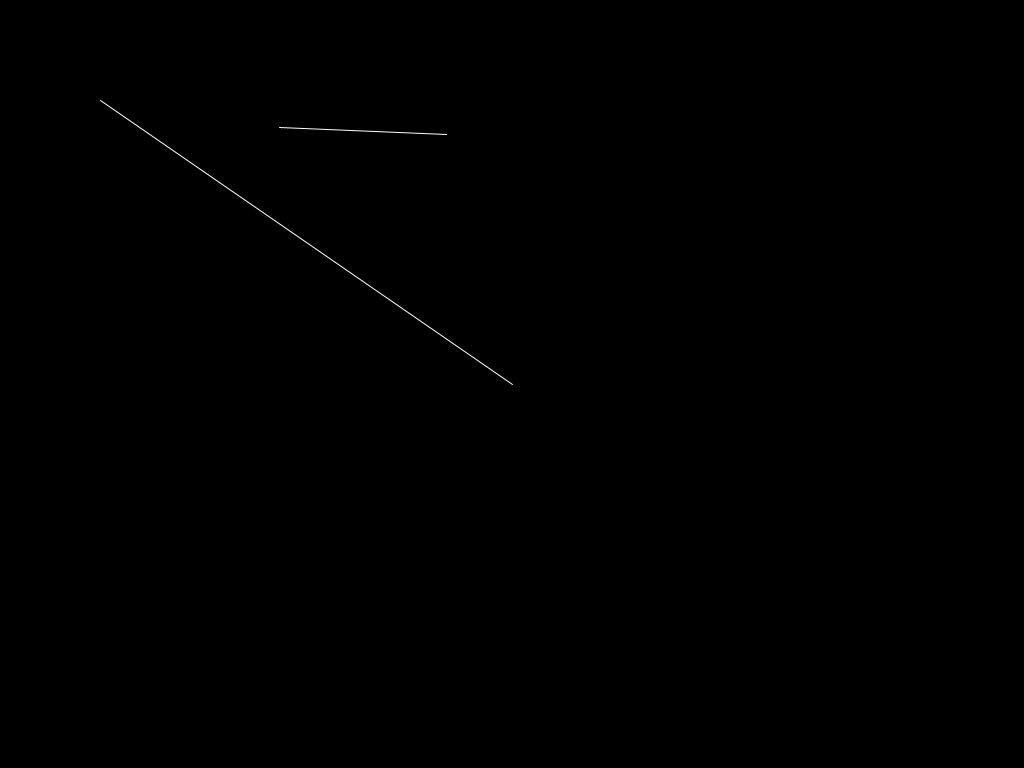
Frame 1 (no input)
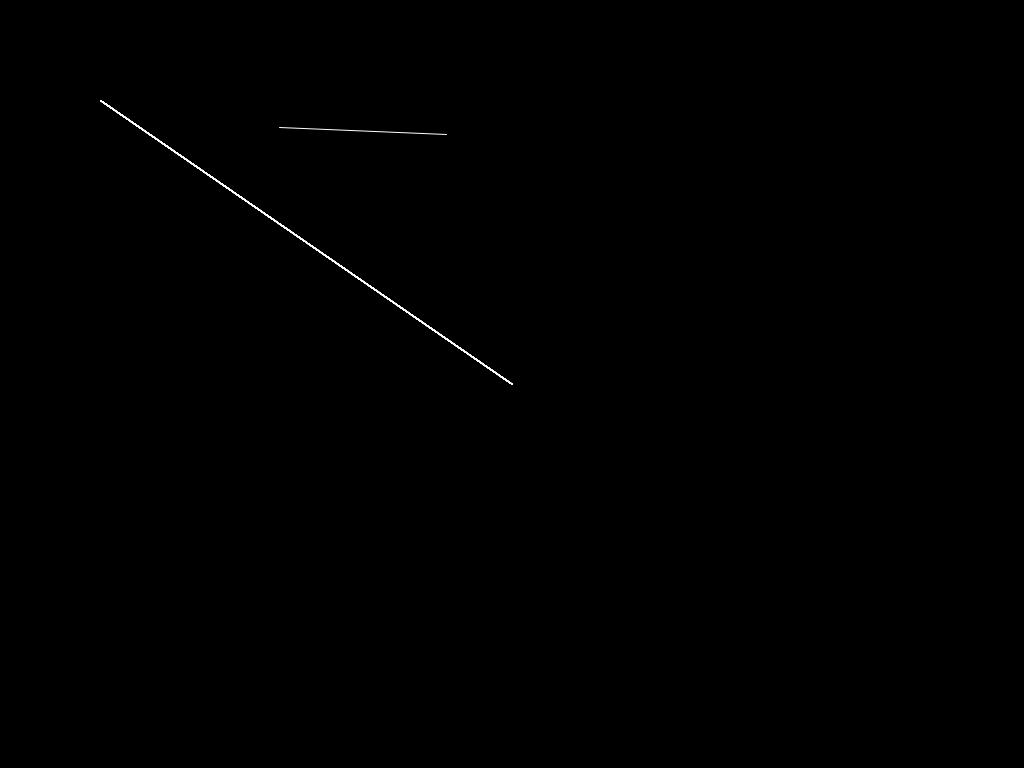
Frame 60 (the mouse pressed at the canvas centre just before this capture)
Frame 120 (the mouse held since frame 60 and released just before this capture): identical to frame 60, image omitted

The Processing sketch that drew these frames (run headless with seeded random() and noise(); from frame 60 on, the mouse is pressed at the canvas centre):

// Processing sketch: group_5
// ── group_5.pde
int mode = 0;  //  0: standby, 1: start game, 2: end.

int x = 100, y=100;
// int x1=,y1=;
int x0=279, y0=127;
int x1=446, y1=134;
int x2=387, y2=347;
void setup() {
  size(1024, 768);
  background(0);
  draw_up();
}

void draw() {
  //background(0);

  stroke(255);
  line(width/2, height/2, x, y);
}
int index = 0;

void mousePressed() {
  text(mouseX+","+mouseY, width/2, height/2);
  x=mouseX;
  y=mouseY;
  point(mouseX, mouseY);
  println("int x"+index+"="+mouseX+",y"+index+"="+mouseY+";");
  index++;
}
void mouseMoved() {
  //point(mouseX, mouseY);
}

void draw_up() {
  stroke(255);

  line(x0, y0, x1, y1);
}
void draw_down() {
}

void draw_left() {
}

void draw_right() {
}
